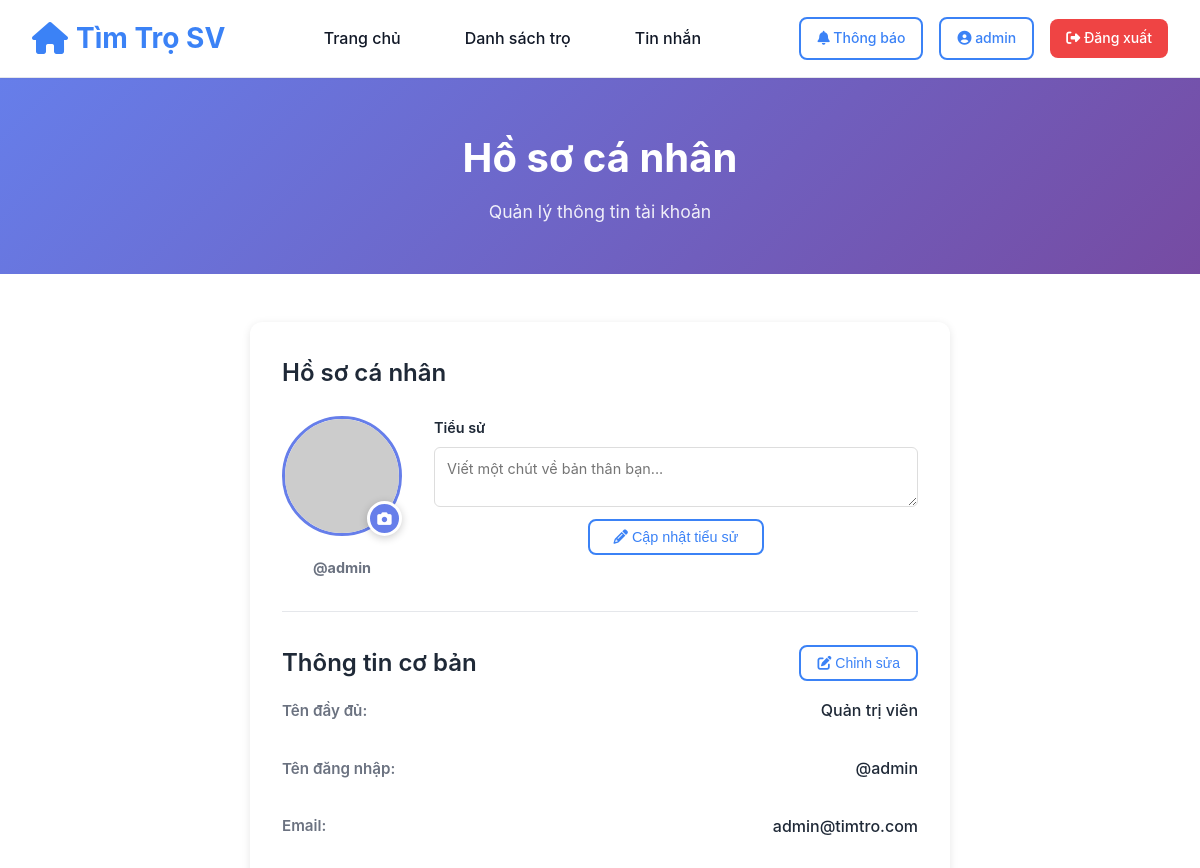
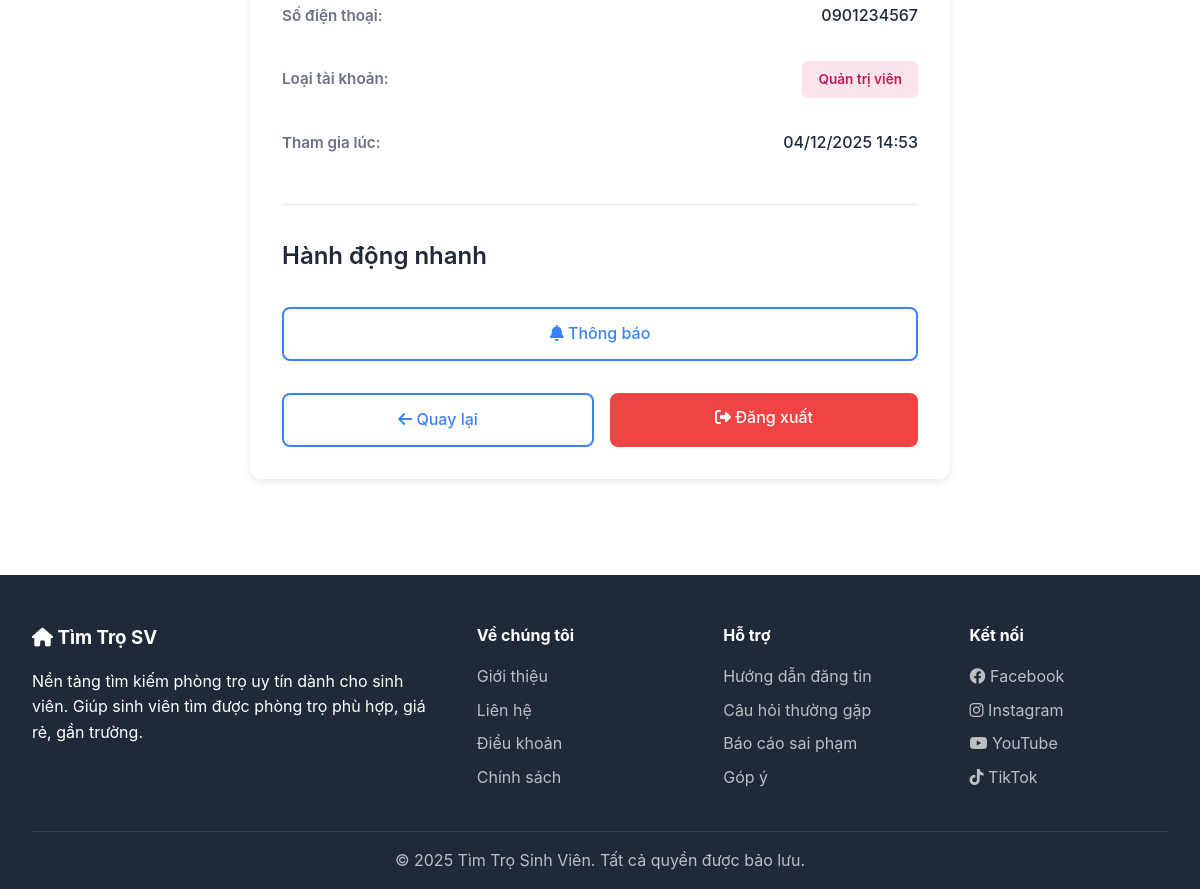
The page /Views/user/profile.php (signed in) on the database its author committed (2 pictures, top to bottom).
### tables this page shows
CREATE TABLE users (
    id INT AUTO_INCREMENT PRIMARY KEY,
    username VARCHAR(50) UNIQUE NOT NULL,
    email VARCHAR(100) UNIQUE NOT NULL,
    password VARCHAR(255) NOT NULL,
    full_name VARCHAR(100) NOT NULL,
    phone VARCHAR(20),
    avatar VARCHAR(255),
    bio TEXT,
    role ENUM('admin', 'landlord', 'tenant') NOT NULL DEFAULT 'tenant',
    status ENUM('active', 'inactive', 'banned') DEFAULT 'active',
    created_at TIMESTAMP DEFAULT CURRENT_TIMESTAMP,
    updated_at TIMESTAMP DEFAULT CURRENT_TIMESTAMP ON UPDATE CURRENT_TIMESTAMP,
    INDEX idx_role (role),
    INDEX idx_status (status),
    INDEX idx_email (email)
);

### config.php (called while the page is built, shortened)
<?php
function getDB() {
    static $conn = null;
    if ($conn === null) {
        try {
            $dsn = 'mysql:host=' . DB_HOST . ';dbname=' . DB_NAME . ';charset=utf8mb4';
            $options = [
                PDO::ATTR_ERRMODE => PDO::ERRMODE_EXCEPTION,
                PDO::ATTR_DEFAULT_FETCH_MODE => PDO::FETCH_ASSOC,
                PDO::ATTR_EMULATE_PREPARES => false,
            ];
            $conn = new PDO($dsn, DB_USER, DB_PASS, $options);
        } catch (PDOException $e) {
            $errorMsg = 'Database connection failed: ' . $e->getMessage();
            error_log($errorMsg);
            if (strpos($e->getMessage(), 'SQLSTATE') !== false) {
                if (strpos($e->getMessage(), 'Unknown database') !== false) {
                    die("Error: Database '" . DB_NAME . "' not found. Please create the database and import the SQL schema.");
                } else {
                    die("Database Error: " . $e->getMessage());
                }
            }
            die('Database connection failed. Please try again later.');
        }
    }
    return $conn;
}
function isLoggedIn() {
    return isset($_SESSION['user_id']);
}
?>

### Views/user/profile.php (the view, shortened to what this page needs)
<?php
require_once __DIR__ . '/../../config.php';
$user = null;
try {
    $query = "SELECT id, username, email, phone, full_name, avatar, bio, role, created_at FROM users WHERE id = ?";
    $stmt = getDB()->prepare($query);
    $stmt->execute([$_SESSION['user_id']]);
    $user = $stmt->fetch(PDO::FETCH_ASSOC);
} catch (PDOException $e) {
    error_log("Query error: " . $e->getMessage());
}
?>
<!DOCTYPE html>
<html lang="vi">
<head>
    <link rel="stylesheet" href="../../assets/css/style.css">
    <link rel="stylesheet" href="https://cdnjs.cloudflare.com/ajax/libs/font-awesome/6.4.0/css/all.min.css">
</head>
<body>
    <header class="header">
        <nav class="navbar">
            <a href="../../index.php" class="logo">
                <i class="fas fa-home"></i>
                <span>Tìm Trọ SV</span>
            </a>
            <ul class="nav-menu">
                <li><a href="../../index.php" class="nav-link">Trang chủ</a></li>
                <li><a href="../posts/list.php" class="nav-link">Danh sách trọ</a></li>
                <?php if (isLoggedIn()): ?>
                <li><a href="../chat/chat.php" class="nav-link">Tin nhắn</a></li>
                <?php endif; ?>
            </ul>
            <div class="nav-actions">
                <?php if (isLoggedIn()): ?>
                    <div style="position: relative; display: inline-block;">
                        <a href="notifications.php" class="btn btn-outline btn-sm" title="Thông báo">
                            <i class="fas fa-bell"></i> Thông báo
                        </a>
                    </div>
                    <a href="profile.php" class="btn btn-outline btn-sm"><i class="fas fa-user-circle"></i> <?php echo htmlspecialchars($_SESSION['username']); ?></a>
                    <a href="../../Controllers/AuthController.php?action=logout" class="btn btn-danger btn-sm"><i class="fas fa-sign-out-alt"></i> Đăng xuất</a>
                <?php else: ?>
                    <a href="../auth/login.php" class="btn btn-outline btn-sm">Đăng nhập</a>
                    <a href="../auth/register.php" class="btn btn-primary btn-sm">Đăng ký</a>
                <?php endif; ?>
            </div>
        </nav>
    </header>
    <section class="page-header">
        <h1>Hồ sơ cá nhân</h1>
        <p>Quản lý thông tin tài khoản</p>
    </section>
    <div class="content-wrapper">
        <div class="container">
            <?php if ($user): ?>
                <div class="profile-container">
                    <div class="profile-section">
                        <h2>Hồ sơ cá nhân</h2>
                        <div style="display: flex; align-items: flex-start; gap: 2rem; flex-wrap: wrap;">
                            <div>
                                <div class="avatar-wrapper">
                                    <img id="avatarImage"
                                         src="<?php echo !empty($user['avatar']) ? '../../uploads/avatars/' . htmlspecialchars($user['avatar']) : 'https://via.placeholder.com/120?text=' . substr($user['username'], 0, 1); ?>"
                                         alt="Avatar"
                                         class="avatar-image">
                                    <button type="button" class="avatar-edit-btn" onclick="openAvatarModal()">
                                        <i class="fas fa-camera"></i>
                                    </button>
                                </div>
                                <p style="color: #6b7280; margin: 0.75rem 0 0 0; font-size: 0.9rem; text-align: center;">
                                    <strong>@<?php echo htmlspecialchars($user['username']); ?></strong>
                                </p>
                            </div>
                            <div style="flex: 1; min-width: 250px;">
                                <form method="POST" style="margin: 0; display: flex; flex-direction: column;" id="bioForm">
                                    <label style="display: block; font-weight: 600; color: #1f2937; margin-bottom: 0.5rem; font-size: 0.9rem;">Tiểu sử</label>
                                    <textarea name="bio" id="bioInput" placeholder="Viết một chút về bản thân bạn..."
                                              style="width: 100%; height: 80px; padding: 0.75rem; border: 1px solid #ddd; border-radius: 6px; font-family: inherit; resize: vertical; font-size: 0.9rem; flex: 1;"><?php echo htmlspecialchars($user['bio'] ?? ''); ?></textarea>
                                    <div style="display: flex; justify-content: center; margin-top: 0.75rem;">
                                        <button type="button" id="bioBtn" class="btn btn-outline" style="padding: 0.5rem 1.5rem; font-size: 0.9rem;" onclick="focusBioInput()">
                                            <i class="fas fa-pencil-alt"></i> Cập nhật tiểu sử
                                        </button>
                                    </div>
                                </form>
                            </div>
                        </div>
                    </div>
                    <div class="profile-section">
                        <div style="display: flex; justify-content: space-between; align-items: center;">
                            <h2 style="margin: 0;">Thông tin cơ bản</h2>
                            <button type="button" class="btn btn-outline btn-sm" onclick="openInfoModal()">
                                <i class="fas fa-edit"></i> Chỉnh sửa
                            </button>
                        </div>
                        <div class="profile-item">
                            <span class="profile-label">Tên đầy đủ:</span>
                            <span class="profile-value"><?php echo htmlspecialchars($user['full_name'] ?? 'N/A'); ?></span>
                        </div>
                        <div class="profile-item">
                            <span class="profile-label">Tên đăng nhập:</span>
                            <span class="profile-value">@<?php echo htmlspecialchars($user['username']); ?></span>
                        </div>
                        <div class="profile-item">
                            <span class="profile-label">Email:</span>
                            <span class="profile-value"><?php echo htmlspecialchars($user['email']); ?></span>
                        </div>
                        <div class="profile-item">
                            <span class="profile-label">Số điện thoại:</span>
                            <span class="profile-value"><?php echo htmlspecialchars($user['phone'] ?? 'Chưa cập nhật'); ?></span>
                        </div>
                        <div class="profile-item">
                            <span class="profile-label">Loại tài khoản:</span>
                            <span class="role-badge <?php echo strtolower($user['role']); ?>">
                                <?php
                                $role_text = [
                                    'tenant' => 'Người thuê',
                                    'landlord' => 'Chủ trọ',
                                    'admin' => 'Quản trị viên'
                                ];
                                echo $role_text[$user['role']] ?? $user['role'];
                                ?>
                            </span>
                        </div>
                        <div class="profile-item">
                            <span class="profile-label">Tham gia lúc:</span>
                            <span class="profile-value"><?php echo date('d/m/Y H:i', strtotime($user['created_at'])); ?></span>
                        </div>
                    </div>
                    <div class="profile-section">
                        <h2>Hành động nhanh</h2>
                        <div class="btn-group">
                            <a href="notifications.php" class="btn btn-outline">
                                <i class="fas fa-bell"></i> Thông báo
                            </a>
                        </div>
                        <div class="btn-group">
                            <a href="../../index.php" class="btn btn-outline">
                                <i class="fas fa-arrow-left"></i> Quay lại
                            </a>
                            <a href="../../Controllers/AuthController.php?action=logout" class="btn btn-danger">
                                <i class="fas fa-sign-out-alt"></i> Đăng xuất
                            </a>
                        </div>
                    </div>
                </div>
            <?php endif; ?>
        </div>
    </div>
    <footer class="footer">
        <div class="container">
            <div class="footer-grid">
                <div class="footer-about">
                    <h3><i class="fas fa-home"></i> Tìm Trọ SV</h3>
                    <p>Nền tảng tìm kiếm phòng trọ uy tín dành cho sinh viên. Giúp sinh viên tìm được phòng trọ phù hợp, giá rẻ, gần trường.</p>
                </div>
                <div class="footer-links">
                    <h4>Về chúng tôi</h4>
                    <ul>
                        <li><a href="#">Giới thiệu</a></li>
                        <li><a href="#">Liên hệ</a></li>
                        <li><a href="#">Điều khoản</a></li>
                        <li><a href="#">Chính sách</a></li>
                    </ul>
                </div>
                <div class="footer-links">
                    <h4>Hỗ trợ</h4>
                    <ul>
                        <li><a href="#">Hướng dẫn đăng tin</a></li>
                        <li><a href="#">Câu hỏi thường gặp</a></li>
                        <li><a href="#">Báo cáo sai phạm</a></li>
                        <li><a href="#">Góp ý</a></li>
                    </ul>
                </div>
                <div class="footer-links">
                    <h4>Kết nối</h4>
                    <ul>
                        <li><a href="#"><i class="fab fa-facebook"></i> Facebook</a></li>
                        <li><a href="#"><i class="fab fa-instagram"></i> Instagram</a></li>
                        <li><a href="#"><i class="fab fa-youtube"></i> YouTube</a></li>
                        <li><a href="#"><i class="fab fa-tiktok"></i> TikTok</a></li>
                    </ul>
                </div>
            </div>
            <div class="footer-bottom">
                <p>&copy; 2025 Tìm Trọ Sinh Viên. Tất cả quyền được bảo lưu.</p>
            </div>
        </div>
    </footer>
</body>
</html>

### assets/css/style.css (style rules this page uses)
:root { --primary-color: #3b82f6; --primary-dark: #2563eb; --primary-light: #60a5fa; --secondary-color: #8b5cf6; --success-color: #10b981; --danger-color: #ef4444; --warning-color: #f59e0b; --info-color: #06b6d4; --dark-color: #1f2937; --light-color: #f3f4f6; --border-color: #e5e7eb; --text-primary: #111827; --text-secondary: #6b7280; --shadow-sm: 0 1px 2px 0 rgb(0 0 0 / 0.05); --shadow-md: 0 4px 6px -1px rgb(0 0 0 / 0.1); --shadow-lg: 0 10px 15px -3px rgb(0 0 0 / 0.1); --radius-sm: 0.375rem; --radius-md: 0.5rem; --radius-lg: 0.75rem; }
* { margin: 0; padding: 0; box-sizing: border-box; }
body { font-family: 'Inter', -apple-system, BlinkMacSystemFont, 'Segoe UI', Roboto, 'Helvetica Neue', Arial, sans-serif; color: var(--text-primary); background-color: #fff; line-height: 1.6; overflow-x: hidden; }
a { text-decoration: none; color: inherit; transition: all 0.3s ease; }
img { max-width: 100%; height: auto; display: block; }
.header { background-color: #fff; box-shadow: var(--shadow-sm); position: sticky; top: 0; z-index: 1000; border-bottom: 1px solid var(--border-color); }
.navbar { display: flex; justify-content: space-between; align-items: center; padding: 1rem 2rem; max-width: 1400px; margin: 0 auto; }
.logo { font-size: 1.75rem; font-weight: 700; color: var(--primary-color); display: flex; align-items: center; gap: 0.5rem; }
.logo i { font-size: 2rem; }
.nav-menu { display: flex; list-style: none; gap: 2rem; align-items: center; }
.nav-link { color: var(--text-primary); font-weight: 500; padding: 0.5rem 1rem; border-radius: var(--radius-md); transition: all 0.3s ease; }
.nav-actions { display: flex; gap: 1rem; align-items: center; }
.btn { display: inline-block; padding: 0.75rem 1.5rem; font-size: 1rem; font-weight: 500; text-align: center; border: none; border-radius: var(--radius-md); cursor: pointer; transition: all 0.3s ease; text-decoration: none; }
.btn-outline { background-color: transparent; border: 2px solid var(--primary-color); color: var(--primary-color); }
.btn-danger { background-color: var(--danger-color); color: white; }
.btn-sm { padding: 0.5rem 1rem; font-size: 0.875rem; }
.container { max-width: 1400px; margin: 0 auto; padding: 0 2rem; }

### rows shown on the page
users: username "admin", full_name "Quản trị viên", email "admin@timtro.com", phone "0901234567", role "Quản trị viên", created_at "04/12/2025 14:53"

### other values the page prints
$_SESSION['username'] "admin"
